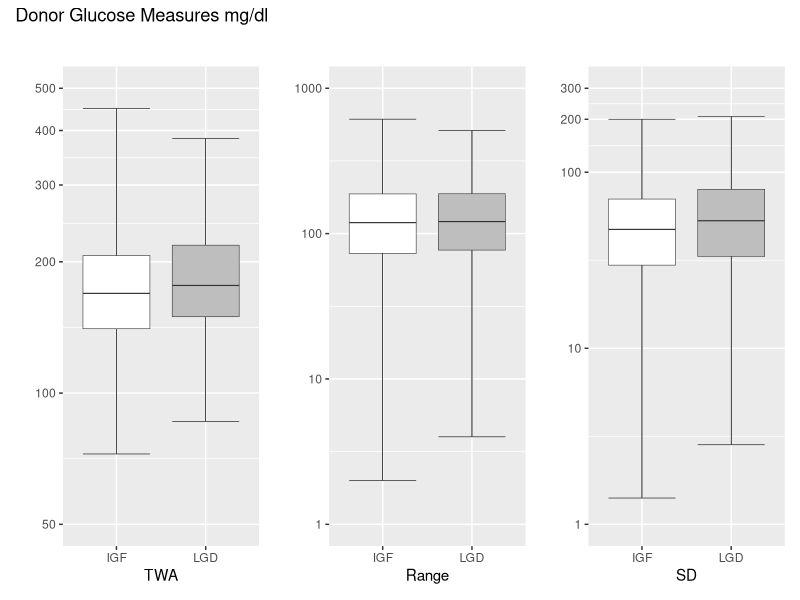

Write R code to recreate this figure.
## ---- chunk 1
knitr::opts_chunk$set(echo = TRUE, warning= FALSE, message = FALSE)
## ---- chunk 2
# load in libraries
package_list <- c("tidyverse", "vroom", "dplyr", "patchwork")

# load in packages
for (package_name in package_list) {
  if (!requireNamespace(package_name, quietly = TRUE)) {
    install.packages(package_name)
  }
  library(package_name, character.only = TRUE)
}

# load in data
df <- vroom("ddh.csv")
head(df)
## ---- chunk 3

# faceted by IGF and LGD (initial graft function and liver graft dysfunction)
# Identified by variable "delayed_fn", "1" = yes.
# Ploted vertically on a logrithmic scale



twa<-ggplot(df, aes(x = factor(delayed_fn), y = glutwa, fill = factor(delayed_fn))) +
  
  # error bars function to create horizontal lines at ends of whiskers
  stat_boxplot(geom ='errorbar', coef = Inf, size = 0.2) + 
  
  # overlaying the boxplots over the error bars, extending whiskers with coef = Inf
  geom_boxplot(coef = Inf, size = 0.2) +
  
  # manually setting scale breaks and limits
  scale_y_continuous(limits=c(50, 500),
                     breaks=c(50, 100, 200, 300, 400, 500),
  
  # putting in log scale
                     trans='log10') + 
  
  # coloring gray and white
  scale_fill_manual(values=c("0"="white", "1"="gray")) +
  
  # labeling IGF vs LGD
  scale_x_discrete(labels=c("0"="IGF", "1"="LGD")) +
  
  # labelinga and getting rid of legend
  labs(title="", x= "TWA", y="") +
  theme(legend.position="none")
    

range <- ggplot(df, aes(x = factor(delayed_fn), y=glurange, fill=factor(delayed_fn))) +
  stat_boxplot(geom ='errorbar', coef = Inf, size = 0.2) + 
  geom_boxplot(coef = Inf, size = 0.2) +
  scale_y_continuous(limits=c(1, 1000), 
                     breaks=c(1, 10, 100, 1000),
                     trans='log10') + 
  scale_fill_manual(values=c("0"="white", "1"="gray")) +
  scale_x_discrete(labels=c("0"="IGF", "1"="LGD")) +
  labs(title="", x= "Range", y="") +
  theme(legend.position="none")
    
sd <- ggplot(df, aes(x = factor(delayed_fn), y=glusd, fill=factor(delayed_fn))) +
  stat_boxplot(geom ='errorbar', coef = Inf, size = 0.2) + 
  geom_boxplot(coef = Inf, size = 0.2) + 
  scale_y_continuous(limits=c(1, 300), 
                     breaks=c(1, 10, 100, 200, 300),
                     trans='log10') + 
    scale_fill_manual(values=c("0"="white", "1"="gray")) +
    scale_x_discrete(labels=c("0"="IGF", "1"="LGD")) +
    labs(title="", x= "SD", y="")+
    theme(legend.position="none")


twa + range + sd + plot_annotation(title = "Donor Glucose Measures mg/dl")
## ---- chunk 4
# create a multivariable logistic regression model where the response is liver graft function "delayed_fn"
# interested predictor variable is twa of donor glucose measurements "glutwa".
# controling for other predictors such as age, cause of death, calculated model for end stage liver disease score, and hemodynamic instability "d_age", "d_cod", "r_meld_calc", "hemo_instability"

model <- glm(delayed_fn ~ log(glutwa), data = df, family = "binomial")

model_a <- glm(delayed_fn ~ log(glutwa) + d_age + as.factor(d_cod) + 
                 hemo_instability , data = df, family = "binomial")

## ---- chunk 5
# odds ratio extraction, CI creation. Testing

coefficients <- coef(model)
standard_errors <- summary(model)$coefficients[, "Std. Error"]

# Calculate the variance of log-relative_doubling_odds_ratio using the delta method
var <- (log(2))^2 * standard_errors["log(glutwa)"]^2

# Calculate the standard error of the coefficient
std_err <- sqrt(var)

# getting the raw coefficient
coef_logTWA <- coefficients["log(glutwa)"]

# getting the coefficient for interpretation associated with doubling of TWA
coef_estimate <- exp(coef_logTWA*log(2))

# creating confidence interval estimates associated with this coefficient
lower_CI <- coef_estimate * exp(-1.96 * std_err["log(glutwa)"])
upper_CI <- coef_estimate * exp(1.96 * std_err["log(glutwa)"])



# Conducting the Wald Z test
wald_z <- coef_logTWA / standard_errors["log(glutwa)"]

# Calculate p-values
p_value <- 2 * (1 - pnorm(abs(wald_z)))


# print out values
print(paste0("Odds ratio and 95% CI in primary exposure unadjusted model (TWA) is: ",
            round(coef_estimate[["log(glutwa)"]], 2), 
            " (", round(lower_CI[["log(glutwa)"]], 2), ", ",
            round(upper_CI[["log(glutwa)"]], 2),")" ))

print(paste0("The p value is: ",
             round(p_value[["log(glutwa)"]], 2)))

# Paper is doing a profile likelihood instead of a wald test
## ---- chunk 6
# same things for adjusted model
coefficients_a <- coef(model_a)
standard_errors_a <- summary(model_a)$coefficients[, "Std. Error"]
var_a <- (log(2))^2 * standard_errors_a["log(glutwa)"]^2
std_err_a <- sqrt(var_a)
coef_logTWA_a <- coefficients_a["log(glutwa)"]
coef_estimate_a <- exp(coef_logTWA_a*log(2))
lower_CI_a <- coef_estimate_a * exp(-1.96 * std_err_a["log(glutwa)"])
upper_CI_a <- coef_estimate_a * exp(1.96 * std_err_a["log(glutwa)"])

# Conducting the Wald Z test
wald_z_a <- coef_logTWA_a / standard_errors_a["log(glutwa)"]
p_value_a <- 2 * (1 - pnorm(abs(wald_z_a)))


# print out values
print(paste0("Odds ratio and 95% CI in primary exposure adjusted model (TWA) is: ",
            round(coef_estimate_a[["log(glutwa)"]], 2), 
            " (", round(lower_CI_a[["log(glutwa)"]], 2), ", ",
            round(upper_CI_a[["log(glutwa)"]], 2),")" ))

print(paste0("The p value is: ",
             round(p_value_a[["log(glutwa)"]], 2)))


## ---- chunk 7
# create a multivariable logistic regression model where the response is liver graft function "delayed_fn"
# interested predictor variable is now Range of donor glucose measurements. "glurange"
# controling for other predictors such as age, cause of death, calculated model for end stage liver disease score, and hemodynamic instability "d_age", "d_cod", "r_meld_calc", "hemo_instability"

model <- glm(delayed_fn ~ log(glurange), data = df, family = "binomial")
model_a <- glm(delayed_fn ~ log(glurange) + d_age + as.factor(d_cod) + 
                 hemo_instability , data = df, family = "binomial")

## ---- chunk 8
# odds ratio extraction, CI creation. Testing

coefficients <- coef(model)
standard_errors <- summary(model)$coefficients[, "Std. Error"]
var <- (log(2))^2 * standard_errors["log(glurange)"]^2
std_err <- sqrt(var)
coef_logRange <- coefficients["log(glurange)"]
coef_estimate <- exp(coef_logRange*log(2))

critical_value_z <- qnorm(0.0125)
lower_CI <- coef_estimate* exp(critical_value_z* std_err["log(glurange)"])
upper_CI<- coef_estimate* exp(-critical_value_z * std_err["log(glurange)"])

# Conducting the Wald Z test
wald_z <- coef_logRange / standard_errors["log(glurange)"]
p_value<- 2 * (1 - pnorm(abs(wald_z)))


# printing out
print(paste0("Odds ratio and 95% CI in secondary exposure unadjusted model (Range) is: ",
            round(coef_estimate[["log(glurange)"]], 2), 
            " (", round(lower_CI[["log(glurange)"]], 2), ", ",
            round(upper_CI[["log(glurange)"]], 2),")" ))

print(paste0("The p value is: ",
             round(p_value[["log(glurange)"]], 2)))

## ---- chunk 9
# same things for adjusted model
coefficients_a <- coef(model_a)
standard_errors_a <- summary(model_a)$coefficients[, "Std. Error"]
var_a <- (log(2))^2 * standard_errors_a["log(glurange)"]^2
std_err_a <- sqrt(var_a)
coef_logRange_a <- coefficients_a["log(glurange)"]
coef_estimate_a <- exp(coef_logRange_a*log(2))

lower_CI_a <- coef_estimate_a * exp(critical_value_z * std_err_a["log(glurange)"])
upper_CI_a <- coef_estimate_a * exp(-critical_value_z * std_err_a["log(glurange)"])

# Conducting the Wald Z test
wald_z_a <- coef_logRange_a / standard_errors_a["log(glurange)"]
p_value_a <- 2 * (1 - pnorm(abs(wald_z_a)))


# print out values
print(paste0("Odds ratio and 95% CI in Secondary exposure adjusted model Range is: ",
            round(coef_estimate_a[["log(glurange)"]], 2), 
            " (", round(lower_CI_a[["log(glurange)"]], 2), ", ",
            round(upper_CI_a[["log(glurange)"]], 2),")" ))

print(paste0("The p value is: ",
             round(p_value_a[["log(glurange)"]], 2)))

## ---- chunk 10
# create a multivariable logistic regression model where the response is liver graft function "delayed_fn"
# interested predictor variable is now standard deviation of donor glucose measurements. "glusd"
# controling for other predictors such as age, cause of death, calculated model for end stage liver disease score, and hemodynamic instability "d_age", "d_cod", "r_meld_calc", "hemo_instability"

model <- glm(delayed_fn ~ log(glusd), data = df, family = "binomial")
model_a <- glm(delayed_fn ~ log(glusd) + d_age + as.factor(d_cod) + 
                 hemo_instability , data = df, family = "binomial")



## ---- chunk 11
# odds ratio extraction, CI creation. Testing
coefficients <- coef(model)
standard_errors <- summary(model)$coefficients[, "Std. Error"]
var <- (log(2))^2 * standard_errors["log(glusd)"]^2
std_err <- sqrt(var)
coef_logSd <- coefficients["log(glusd)"]
coef_estimate <- exp(coef_logSd*log(2))

critical_value_z <- qnorm(0.0125)
lower_CI <- coef_estimate* exp(critical_value_z* std_err["log(glusd)"])
upper_CI<- coef_estimate* exp(-critical_value_z * std_err["log(glusd)"])

# Conducting the Wald Z test
wald_z <- coef_logSd / standard_errors["log(glusd)"]
p_value<- 2 * (1 - pnorm(abs(wald_z)))


# printing out
print(paste0("Odds ratio and 95% CI in secondary exposure unadjusted model standard deviation is: ",
            round(coef_estimate[["log(glusd)"]], 2), 
            " (", round(lower_CI[["log(glusd)"]], 2), ", ",
            round(upper_CI[["log(glusd)"]], 2),")" ))

print(paste0("The p value is: ",
             round(p_value[["log(glusd)"]], 2)))
## ---- chunk 12
# same things for adjusted model
coefficients_a <- coef(model_a)
standard_errors_a <- summary(model_a)$coefficients[, "Std. Error"]
var_a <- (log(2))^2 * standard_errors_a["log(glusd)"]^2
std_err_a <- sqrt(var_a)
coef_logSd_a <- coefficients_a["log(glusd)"]
coef_estimate_a <- exp(coef_logSd_a*log(2))

lower_CI_a <- coef_estimate_a * exp(critical_value_z * std_err_a["log(glusd)"])
upper_CI_a <- coef_estimate_a * exp(-critical_value_z * std_err_a["log(glusd)"])

# Conducting the Wald Z test
wald_z_a <- coef_logSd_a / standard_errors_a["log(glusd)"]
p_value_a <- 2 * (1 - pnorm(abs(wald_z_a)))


# print out values
print(paste0("Odds ratio and 95% CI in Secondary exposure adjusted model standard deviation is: ",
            round(coef_estimate_a[["log(glusd)"]], 2), 
            " (", round(lower_CI_a[["log(glusd)"]], 2), ", ",
            round(upper_CI_a[["log(glusd)"]], 2),")" ))

print(paste0("The p value is: ",
             round(p_value_a[["log(glusd)"]], 2)))

